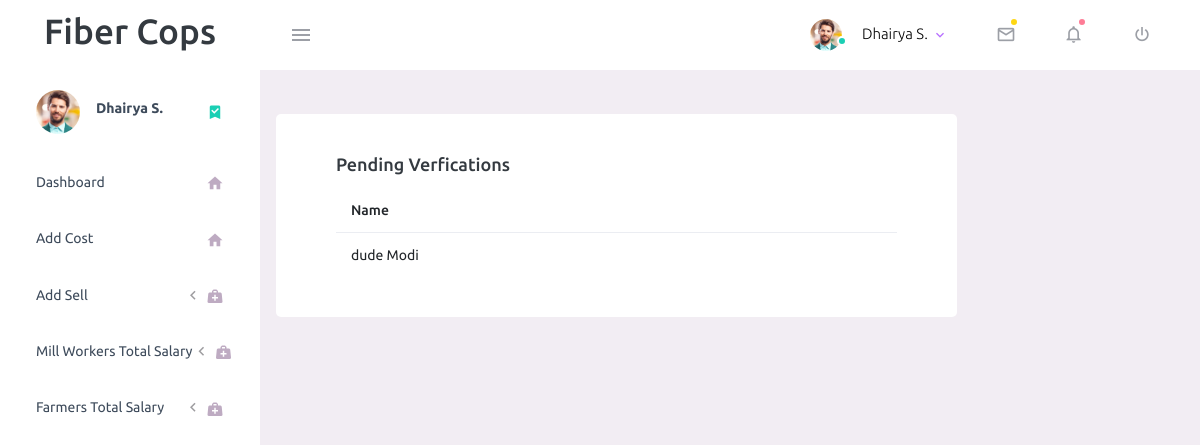
The app's page /verify.php, older data.
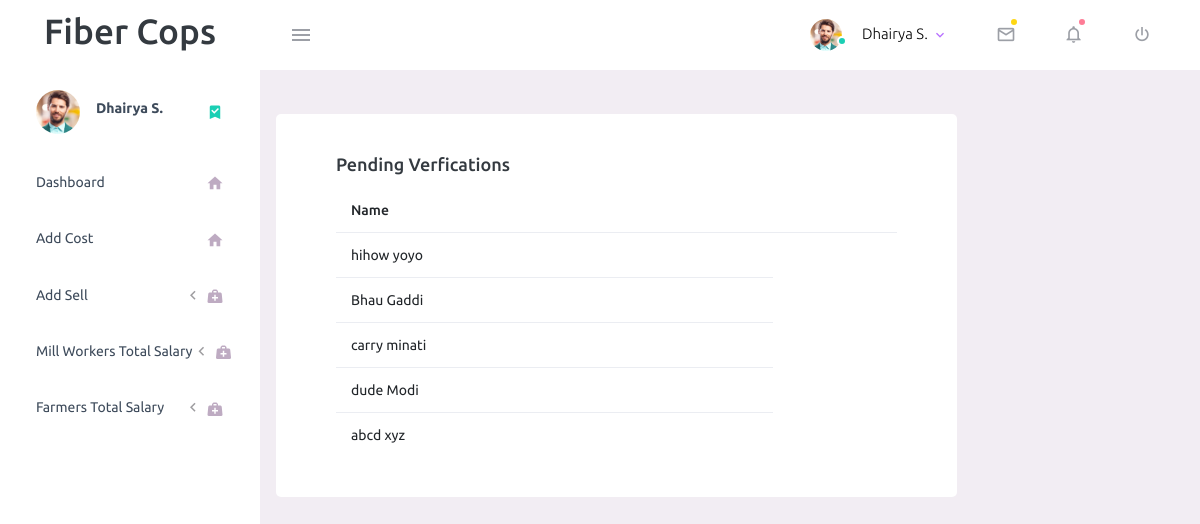
The same page, newer data.
### tables this page shows
CREATE TABLE `user` (
  `first_name` varchar(50) NOT NULL,
  `last_name` varchar(50) NOT NULL,
  `email` varchar(100) NOT NULL,
  `mobile_number` varchar(10) NOT NULL,
  `username` varchar(50) NOT NULL,
  `password` varchar(100) NOT NULL,
  `role` varchar(20) NOT NULL,
  `verify` varchar(50) NOT NULL
);

### verify.php (the view, shortened to what this page needs)
<!DOCTYPE html>
<html lang="en">
  <head>
    <link rel="stylesheet" href="assets/vendors/mdi/css/materialdesignicons.min.css">
    <link rel="stylesheet" href="assets/vendors/css/vendor.bundle.base.css">
    <link rel="stylesheet" href="assets/css/style.css">
  </head>
  <body>
    <div class="container-scroller">
    <?php include('nav.php'); ?>
    <div class="main-panel">
	<div class="content-wrapper">
				<div class="row" id="proBanner">
                     <div class="card col-lg-9" >
                        <div class="card-body">
                           <h4 class="card-title">Pending verfications</h4>
                           <table class="table table-hover">
                              <thead>
                                 <tr>
                                    <th>Name</th>
                                    <th></th>
                                 </tr>
                              </thead>
                              <?php
                                 $conn = mysqli_connect("localhost", "root", "", "fiber_cops");
                                 $sql = "SELECT * FROM user";
                                 $result = $conn->query($sql);
                                 if ($result->num_rows > 0)
                                 {
                                 while ($row = $result->fetch_assoc())
                                 {
								 echo "<tr>
								 <td>" . $row["first_name"] . "  ". $row["last_name"] ."</td>
								 </tr>";
                                 }
                                 echo "</table>";
                                 }
                                 else
                                 {
                                 echo "0 results";
                                 }
                                 ?>
                        </div>
                     </div>
                  </div>
				  </div>
                  </div>
        </div>
      </div>
  </body>
</html>

### nav.php (shortened to what this page needs)
<nav class="navbar default-layout-navbar col-lg-12 col-12 p-0 fixed-top d-flex flex-row">
  <div class="text-center navbar-brand-wrapper d-flex align-items-center justify-content-center">
    <h1>Fiber Cops</h1>
  </div>
  <div class="navbar-menu-wrapper d-flex align-items-stretch">
    <button class="navbar-toggler navbar-toggler align-self-center" type="button" data-toggle="minimize">
      <span class="mdi mdi-menu"></span>
    </button>
    <ul class="navbar-nav navbar-nav-right">
      <li class="nav-item nav-profile dropdown">
        <a class="nav-link dropdown-toggle" id="profileDropdown" href="#" data-toggle="dropdown" aria-expanded="false">
          <div class="nav-profile-img">
            <img src="assets/images/faces/face1.jpg" alt="image">
            <span class="availability-status online"></span>
          </div>
          <div class="nav-profile-text">
            <p class="mb-1 text-black">Dhairya S.</p>
          </div>
        </a>
      </li>
      <li class="nav-item dropdown">
        <a class="nav-link count-indicator dropdown-toggle" id="messageDropdown" href="#" data-toggle="dropdown" aria-expanded="false">
          <i class="mdi mdi-email-outline"></i>
          <span class="count-symbol bg-warning"></span>
        </a>
      </li>
      <li class="nav-item dropdown">
        <a class="nav-link count-indicator dropdown-toggle" id="notificationDropdown" href="#" data-toggle="dropdown">
          <i class="mdi mdi-bell-outline"></i>
          <span class="count-symbol bg-danger"></span>
        </a>
      </li>
      <li class="nav-item nav-logout d-none d-lg-block">
        <a class="nav-link" href="#">
          <i class="mdi mdi-power"></i>
        </a>
      </li>
    </ul>
  </div>
</nav>
<div class="container-fluid page-body-wrapper">
  <nav class="sidebar sidebar-offcanvas" id="sidebar">
    <ul class="nav">
      <li class="nav-item nav-profile">
        <a href="#" class="nav-link">
          <div class="nav-profile-image">
            <img src="assets/images/faces/face1.jpg" alt="profile">
          </div>
          <div class="nav-profile-text d-flex flex-column">
            <span class="font-weight-bold mb-2">Dhairya S.</span>
          </div>
          <i class="mdi mdi-bookmark-check text-success nav-profile-badge"></i>
        </a>
      </li>
      <li class="nav-item">
        <a class="nav-link" href="dashboard.php">
          <span class="menu-title">Dashboard</span>
          <i class="mdi mdi-home menu-icon"></i>
        </a>
      </li>
      <li class="nav-item">
        <a class="nav-link" href="addcost.php">
          <span class="menu-title">Add Cost</span>
          <i class="mdi mdi-home menu-icon"></i>
        </a>
      </li>
      <li class="nav-item">
        <a class="nav-link" href="addsell.php" >
          <span class="menu-title">Add Sell</span>
          <i class="menu-arrow"></i>
          <i class="mdi mdi-medical-bag menu-icon"></i>
        </a>
        </li>
      <li class="nav-item">
        <a class="nav-link" data-toggle="collapse" href="#general-pages" aria-expanded="false" aria-controls="general-pages">
          <span class="menu-title">Mill Workers Total Salary</span>
          <i class="menu-arrow"></i>
          <i class="mdi mdi-medical-bag menu-icon"></i>
        </a>
        </li>
      <li class="nav-item">
        <a class="nav-link" data-toggle="collapse" href="#general-pages" aria-expanded="false" aria-controls="general-pages">
          <span class="menu-title">Farmers Total Salary</span>
          <i class="menu-arrow"></i>
          <i class="mdi mdi-medical-bag menu-icon"></i>
        </a>
        </li>
    </ul>
  </nav>

Row changes from the older to the newer data that the page shows:
added user: first_name "hihow", last_name "yoyo"
added user: first_name "Bhau", last_name "Gaddi"
added user: first_name "carry", last_name "minati"
added user: first_name "abcd", last_name "xyz"
